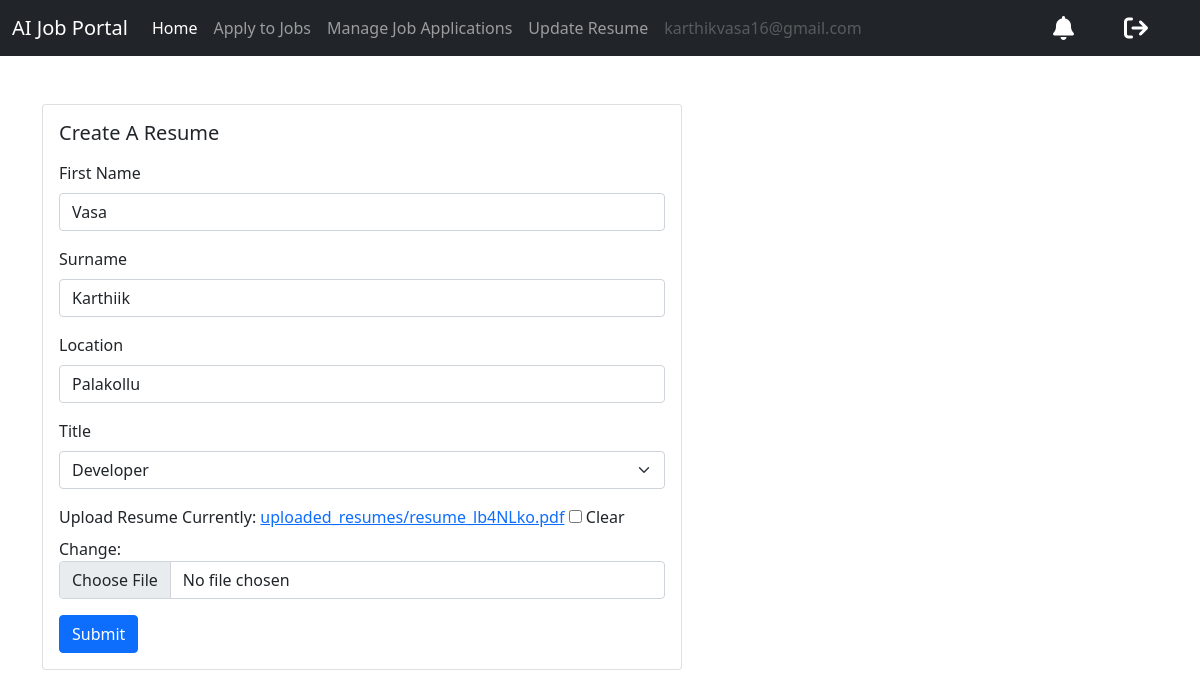
/resume/update-resume/ (signed in), run on the app's committed database.
### users/models.py (models this page shows)
class User(AbstractUser):
    email = models.EmailField(unique = False)
    username_validator = UnicodeUsernameValidator()
    username = models.CharField(
        _("username"),
        max_length=150,
        unique=False,
        help_text=_(
            "Required. 150 characters or fewer. Letters, digits and @/./+/-/_ only."
        ),
        validators=[username_validator],
        error_messages={
            "unique": _("A user with that username already exists."),
        },
    )
    is_recruiter = models.BooleanField(default = False)
    is_applicant = models.BooleanField(default = False)
    has_resume = models.BooleanField(default = False)
    has_company = models.BooleanField(default = False)
    is_verified = models.BooleanField(default=None, null=True)
    email_hash = models.CharField(max_length=50, blank=True, null=True)
    class Meta:
        unique_together = ('email', 'is_verified')

### resume/models.py (models this page shows, shortened)
class Resume(models.Model):
    title_choices = (
        ('Developer', 'Developer'),
        ('Consultant','Consultant'),
        ('Analyst' , 'Analyst'),
        ('Manager' , 'Manager'),
        ('UI/UX' , 'UI/UX'),
        ('Human Resource' , 'Human Resource'),
        ('Operations' , 'Operations')
    )
    user = models.OneToOneField(User, on_delete=models.CASCADE)
    first_name = models.CharField(max_length = 100, null = True, blank = True)
    surname = models.CharField(max_length = 100, null = True, blank = True)
    location = models.CharField(max_length = 100, null = True, blank = True)
    title = models.CharField(max_length=100, choices = title_choices, null = True, blank = True)
    upload_resume = models.FileField(upload_to='uploaded_resumes/', null = True, blank = True)

### resume/views.py (the view)
# urls.py: path('update-resume/', views.update_resume, name='update-resume'),
def update_resume(request):
    if request.user.is_authenticated and request.user.is_applicant and request.user.is_verified : #check so that recruiter cannot create a resume
        resume = Resume.objects.get(user=request.user)
        if request.method == 'POST' :
            form = UpdateResumeForm(request.POST, request.FILES, instance=resume)
            if form.is_valid():
                var = form.save(commit=False)
                user = User.objects.get(pk = request.user.id)
                user.has_resume = True
                user.save()
                var.save()
                messages.info(request, ' Your resume info has been updated.')
                return redirect('dashboard')
            else :
                messages.warning(request, 'Something went wrong')
        else :
            form = UpdateResumeForm(instance=resume)
            context = {'form':form}
            return render(request, 'resume/update_resume.html', context)
    else:
        messages.warning(request,'Permission denied') #denied recruiter to create a resume
        return redirect('dashboard')

### resume/forms.py
class UpdateResumeForm(forms.ModelForm):
    class Meta:
        model = Resume
        exclude = ('user',)

### templates/resume/update_resume.html (shortened to what this page needs)
{% extends 'base.html' %}
{% load widget_tweaks %}
{% block content %}
<div class="row">
    <div class="col-md-6">
        <div class="card mx-auto" style ="width: 40rem;">
            <div class="card-body">
                <h5 class="card-title mb-3">Create A Resume</h5>
                <form method="POST" enctype="multipart/form-data">
                    <div class="mb-3">
                        <label for="exampleInputEmail1" class="form-label">First Name</label>
                        {% render_field form.first_name class="form-control" %}
                    </div>
                    <div class="mb-3">
                        <label for="exampleInputEmail1" class="form-label">Surname</label>
                        {% render_field form.surname class="form-control" %}
                    </div>
                    <div class="mb-3">
                        <label for="exampleInputEmail1" class="form-label">Location</label>
                        {% render_field form.location class="form-control" %}
                    </div>
                    <div class="mb-3">
                        <label for="exampleInputEmail1" class="form-label">Title</label>
                        {% render_field form.title class="form-select" %}
                    </div>
                    <div class="mb-3">
                        <label for="exampleInputEmail1" class="form-label">Upload Resume</label>
                        {% render_field form.upload_resume class="form-control" %}
                    </div>
                    <button type="submit" class = "btn btn-primary">Submit</button>
                </form>
            </div>
        </div>
    </div>
</div>
{% endblock content %}

### templates/base.html (shortened to what this page needs)
<!DOCTYPE html>
<html lang="en">
<head>
    <link href = "https://cdnjs.cloudflare.com/ajax/libs/font-awesome/6.4.0/css/all.min.css" rel = "stylesheet" type="text/css"/>
    <link href = "https://cdn.jsdelivr.net/npm/bootstrap@5.0.2/dist/css/bootstrap.min.css" rel = "stylesheet"
>
</head>
<body>
    <nav class="navbar navbar-expand-lg navbar-dark bg-dark">
        <div class="container-fluid">
            <a class="navbar-brand" href="{% url 'home' %}">AI Job Portal</a>
            <div class="collapse navbar-collapse" id="navbarSupportedContent">
                {% if request.user.is_authenticated and request.user.is_verified %}
                {% if request.user.is_applicant %}
                <ul class="navbar-nav me-auto mb-2 mb-lg-0">
                    <li class="nav-item">
                        <a class="nav-link active" aria-current="page" href="{% url 'dashboard' %}">Home</a>
                    </li>
                    {% if request.user.has_resume %}
                    <li class="nav-item">
                        <a class="nav-link" href="{% url 'job-listing' %}">Apply to Jobs</a>
                    </li>
                    <li class="nav-item">
                        <a class="nav-link" aria-current="page" href="{% url 'applied-jobs' %}">Manage Job Applications</a>
                    </li>
                    <li class="nav-item">
                        <a class="nav-link" aria-current="page" href="{% url 'update-resume' %}">Update Resume</a>
                    </li>
                    {% else %}
                    <li class="nav-item">
                        <a class="nav-link" href="{% url 'update-resume' %}">Create Resume</a>
                    </li>
                    {% endif %}
                    <li class="nav-item">
                        <a class="nav-link disabled" href="#" tabindex="-1" aria-disabled="true">{{request.user.email}}</a>
                    </li>
                </ul>
                {% endif %}
                <a href="{% url 'notifications' %}" class="notification-link" style="margin-right: 50px;color:white">
                    <i class="fa-sharp fa-solid fa-bell fa-xl"></i>
                </a>
                <a href="{% url 'logout' %}"  style="margin-right: 40px;color:white;">
                    <i class="fa-sharp fa-solid fa-arrow-right-from-bracket fa-xl"></i>
                </a>
                {% endif %}
            </div>
        </div>
    </nav>
    <div class="container mt-5">
        {% block content %}
        {% endblock content %}
    </div>
</body>
</html>

### data on the page
User: user.email "karthikvasa16@gmail.com"
Resume: first_name "Vasa", surname "Karthiik", location "Palakollu", title "Developer"
